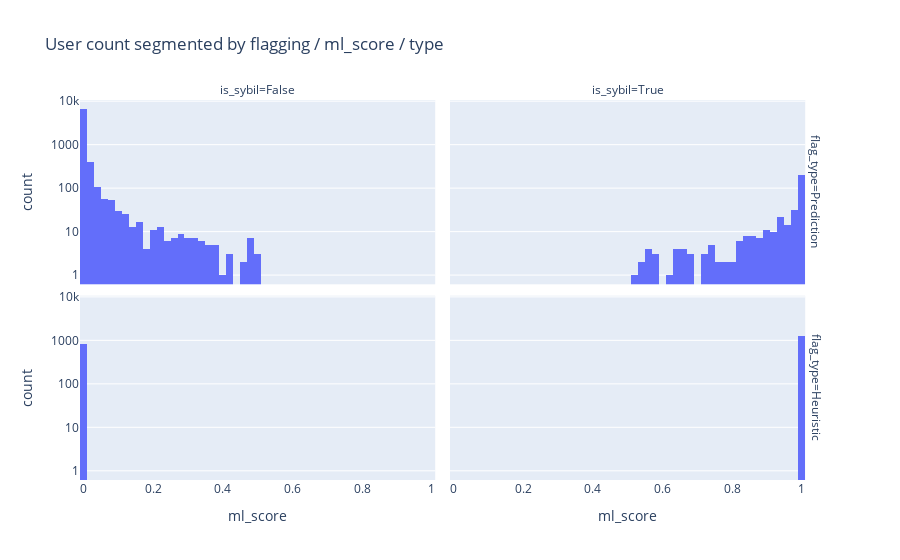

Notebook cell for this chart:
### Code cell
px.histogram(output_df.reset_index(),
             'ml_score',
             facet_col='is_sybil',
             facet_row='flag_type',
             log_y=True,
             title='User count segmented by flagging / ml_score / type')

### Figure 1 — Plotly figure (JSON) as saved in the notebook; plotly's stock layout.template omitted (floating-point values rounded to 4 significant figures; data arrays with more than 128 entries replaced by an {"elided": "..."} marker saying what was removed)
{"data": [{"alignmentgroup": "True", "bingroup": "x", "hovertemplate": "flag_type=Prediction<br>is_sybil=False<br>ml_score=%{x}<br>count=%{y}<extra></extra>", "legendgroup": "", "marker": {"color": "#636efa"}, "name": "", "offsetgroup": "", "orientation": "v", "showlegend": false, "type": "histogram", "x": {"elided": "7333 float values"}, "xaxis": "x3", "yaxis": "y3"}, {"alignmentgroup": "True", "bingroup": "x", "hovertemplate": "flag_type=Prediction<br>is_sybil=True<br>ml_score=%{x}<br>count=%{y}<extra></extra>", "legendgroup": "", "marker": {"color": "#636efa"}, "name": "", "offsetgroup": "", "orientation": "v", "showlegend": false, "type": "histogram", "x": {"elided": "351 float values"}, "xaxis": "x4", "yaxis": "y4"}, {"alignmentgroup": "True", "bingroup": "x", "hovertemplate": "flag_type=Heuristic<br>is_sybil=False<br>ml_score=%{x}<br>count=%{y}<extra></extra>", "legendgroup": "", "marker": {"color": "#636efa"}, "name": "", "offsetgroup": "", "orientation": "v", "showlegend": false, "type": "histogram", "x": {"elided": "832 int values"}, "xaxis": "x", "yaxis": "y"}, {"alignmentgroup": "True", "bingroup": "x", "hovertemplate": "flag_type=Heuristic<br>is_sybil=True<br>ml_score=%{x}<br>count=%{y}<extra></extra>", "legendgroup": "", "marker": {"color": "#636efa"}, "name": "", "offsetgroup": "", "orientation": "v", "showlegend": false, "type": "histogram", "x": {"elided": "1250 int values"}, "xaxis": "x2", "yaxis": "y2"}], "layout": {"annotations": [{"font": {}, "showarrow": false, "text": "is_sybil=False", "x": 0.24, "xanchor": "center", "xref": "paper", "y": 1, "yanchor": "bottom", "yref": "paper"}, {"font": {}, "showarrow": false, "text": "is_sybil=True", "x": 0.74, "xanchor": "center", "xref": "paper", "y": 1, "yanchor": "bottom", "yref": "paper"}, {"font": {}, "showarrow": false, "text": "flag_type=Heuristic", "textangle": 90, "x": 0.98, "xanchor": "left", "xref": "paper", "y": 0.2425, "yanchor": "middle", "yref": "paper"}, {"font": {}, "showarrow": false, "text": "flag_type=Prediction", "textangle": 90, "x": 0.98, "xanchor": "left", "xref": "paper", "y": 0.7575, "yanchor": "middle", "yref": "paper"}], "barmode": "relative", "legend": {"tracegroupgap": 0}, "title": {"text": "User count segmented by flagging / ml_score / type"}, "xaxis": {"anchor": "y", "domain": [0, 0.48], "title": {"text": "ml_score"}}, "xaxis2": {"anchor": "y2", "domain": [0.5, 0.98], "matches": "x", "title": {"text": "ml_score"}}, "xaxis3": {"anchor": "y3", "domain": [0, 0.48], "matches": "x", "showticklabels": false}, "xaxis4": {"anchor": "y4", "domain": [0.5, 0.98], "matches": "x", "showticklabels": false}, "yaxis": {"anchor": "x", "domain": [0, 0.485], "title": {"text": "count"}, "type": "log"}, "yaxis2": {"anchor": "x2", "domain": [0, 0.485], "matches": "y", "showticklabels": false, "type": "log"}, "yaxis3": {"anchor": "x3", "domain": [0.515, 1], "matches": "y", "title": {"text": "count"}, "type": "log"}, "yaxis4": {"anchor": "x4", "domain": [0.515, 1], "matches": "y", "showticklabels": false, "type": "log"}}}
